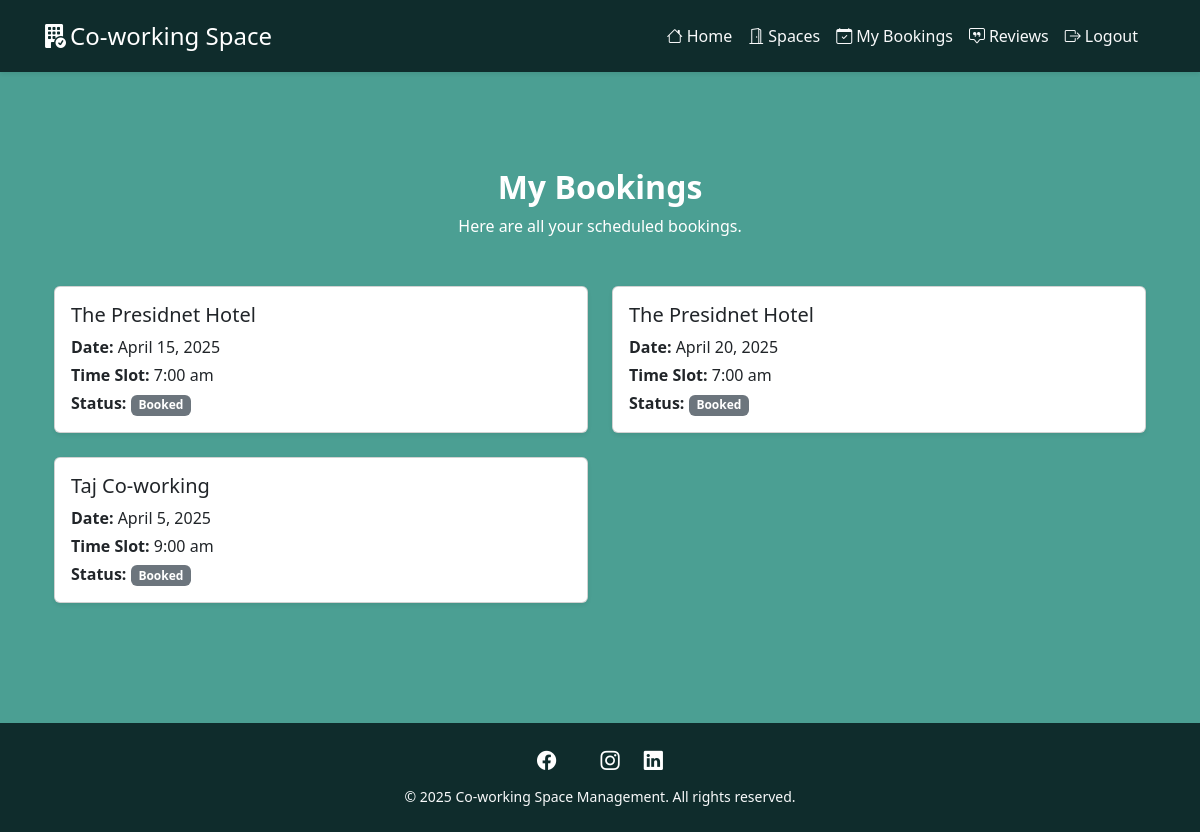
The app's page /bookings/my-bookings/ (signed in) with its own data.
### bookings/models.py (models this page shows, shortened)
class Booking(models.Model):
    user = models.ForeignKey(User, on_delete=models.CASCADE)
    space = models.ForeignKey(Space, on_delete=models.CASCADE)
    booking_date = models.DateField()
    time_slot = models.CharField(max_length=50)  # e.g., "09:00-12:00"
    status = models.CharField(max_length=20, choices=BOOKING_STATUS, default='booked')

### spaces/models.py (models this page shows, shortened)
class Space(models.Model):
    name = models.CharField(max_length=255)
    description = models.TextField()
    address = models.CharField(max_length=300)
    available = models.BooleanField(default=True)
    pricing = models.DecimalField(max_digits=8, decimal_places=2)

### bookings/views.py (the view)
# urls.py: path('my-bookings/', views.booking_list, name='booking-list'),
@login_required
def booking_list(request):
    bookings = Booking.objects.filter(user=request.user)
    return render(request, 'bookings/booking_list.html', {'bookings': bookings})

### bookings/templates/bookings/booking_list.html (shortened to what this page needs)
{% extends "base.html" %}
{% block content %}
<section class="container py-5">
  <div class="text-center mb-5">
    <h2 class="fw-bold text-white ">My Bookings</h2>
    <p class="text-white">Here are all your scheduled bookings.</p>
  </div>
  {% if bookings %}
    <div class="row">
      {% for booking in bookings %}
        <div class="col-md-6 mb-4">
          <div class="card shadow-sm">
            <div class="card-body">
              <h5 class="card-title">{{ booking.space.name }}</h5>
              <p class="card-text mb-1"><strong>Date:</strong> {{ booking.booking_date }}</p>
              <p class="card-text mb-1"><strong>Time Slot:</strong> {{ booking.time_slot }}</p>
              <p class="card-text">
                <strong>Status:</strong>
                <span class="badge
                  {% if booking.status == 'confirmed' %}bg-success
                  {% elif booking.status == 'pending' %}bg-warning text-dark
                  {% elif booking.status == 'cancelled' %}bg-danger
                  {% else %}bg-secondary
                  {% endif %}
                ">
                  {{ booking.get_status_display }}
                </span>
              </p>
            </div>
          </div>
        </div>
      {% endfor %}
    </div>
  {% else %}
    <div class="alert alert-info text-center">
      You have no bookings yet.
    </div>
  {% endif %}
</section>
{% endblock %}

### home/templates/base.html (shortened to what this page needs)
<!DOCTYPE html>
<html lang="en">
<head>
    <link href="https://cdn.jsdelivr.net/npm/bootstrap@5.3.3/dist/css/bootstrap.min.css" rel="stylesheet">
    <link href="https://cdn.jsdelivr.net/npm/bootstrap-icons@1.10.5/font/bootstrap-icons.css" rel="stylesheet">
    <link rel="stylesheet" href="https://cdnjs.cloudflare.com/ajax/libs/animate.css/4.1.1/animate.min.css"/>
</head>
<body>
    <header class="py-3 shadow-sm">
        <div class="container">
            <div class="d-flex justify-content-between align-items-center">
                <a class="text-white text-decoration-none h4 mb-0" href="{% url 'home' %}">
                    <i class="bi bi-building-fill-check me-1"></i>Co-working Space
                </a>
                <nav class="navbar navbar-expand-lg navbar-dark p-0">
                    <div class="container-fluid">
                        <div class="collapse navbar-collapse justify-content-end" id="navbarNav">
                           <ul class="navbar-nav">
                                <li class="nav-item">
                                    <a class="nav-link" href="{% url 'home' %}"><i class="bi bi-house me-1"></i>Home</a>
                                </li>
                                {% if user.is_authenticated %}
                                <li class="nav-item">
                                    <a class="nav-link" href="/spaces/"><i class="bi bi-door-open me-1"></i>Spaces</a>
                                </li>
                                <li class="nav-item">
                                    <a class="nav-link" href="/bookings/my-bookings/"><i class="bi bi-calendar-check me-1"></i>My Bookings</a>
                                </li>
                                <li class="nav-item">
                                    <a class="nav-link" href="/reviews/"><i class="bi bi-chat-square-quote me-1"></i>Reviews</a>
                                </li>
                                   <form action="{% url 'logout' %}" method="post" style="display: inline;">
                                        <button type="submit" class="btn btn-link nav-link" style="color: #f8f9fa;">
                                            <i class="bi bi-box-arrow-right me-1"></i>Logout
                                    </form>
                                {% endif %}
                            </ul>
                        </div>
                    </div>
                </nav>
            </div>
        </div>
    </header>
    <main class="container py-5 animate__animated animate__fadeIn">
        {% block content %}
        {% endblock %}
    </main>
    <footer class="text-center py-4">
        <div class="container">
            <div class="footer-social mb-2">
                <a href="#"><i class="bi bi-facebook"></i></a>
                <a href="#"><i class="bi bi-instagram"></i></a>
                <a href="#"><i class="bi bi-linkedin"></i></a>
            </div>
            <small>
                &copy; 2025 Co-working Space Management. All rights reserved.
            </small>
        </div>
    </footer>
</body>
</html>

### home/templates/base.html (style rules this page uses)
:root { --main-bg: #4b9f93; --header-bg: #0f2c2c; --footer-bg: #0f2c2c; --accent: #f8f9fa; }
body { background-color: var(--main-bg); color: #fff; font-family: 'Segoe UI', Tahoma, Geneva, Verdana, sans-serif; }
header { background-color: var(--header-bg); position: sticky; top: 0; z-index: 999; }
.navbar-nav .nav-link { color: #f8f9fa !important; font-weight: 500; transition: color 0.3s ease; }
.footer-social a { color: #fff; margin: 0 10px; font-size: 1.2rem; transition: color 0.3s ease; }
footer { background-color: var(--footer-bg); color: var(--accent); }
main.container { min-height: 80vh; }

### records on screen
Booking: space.name "The Presidnet Hotel", booking_date "April 15, 2025", time_slot "7:00 am", status "Booked"
Booking: space.name "The Presidnet Hotel", booking_date "April 20, 2025", time_slot "7:00 am", status "Booked"
Booking: space.name "Taj Co-working", booking_date "April 5, 2025", time_slot "9:00 am", status "Booked"
